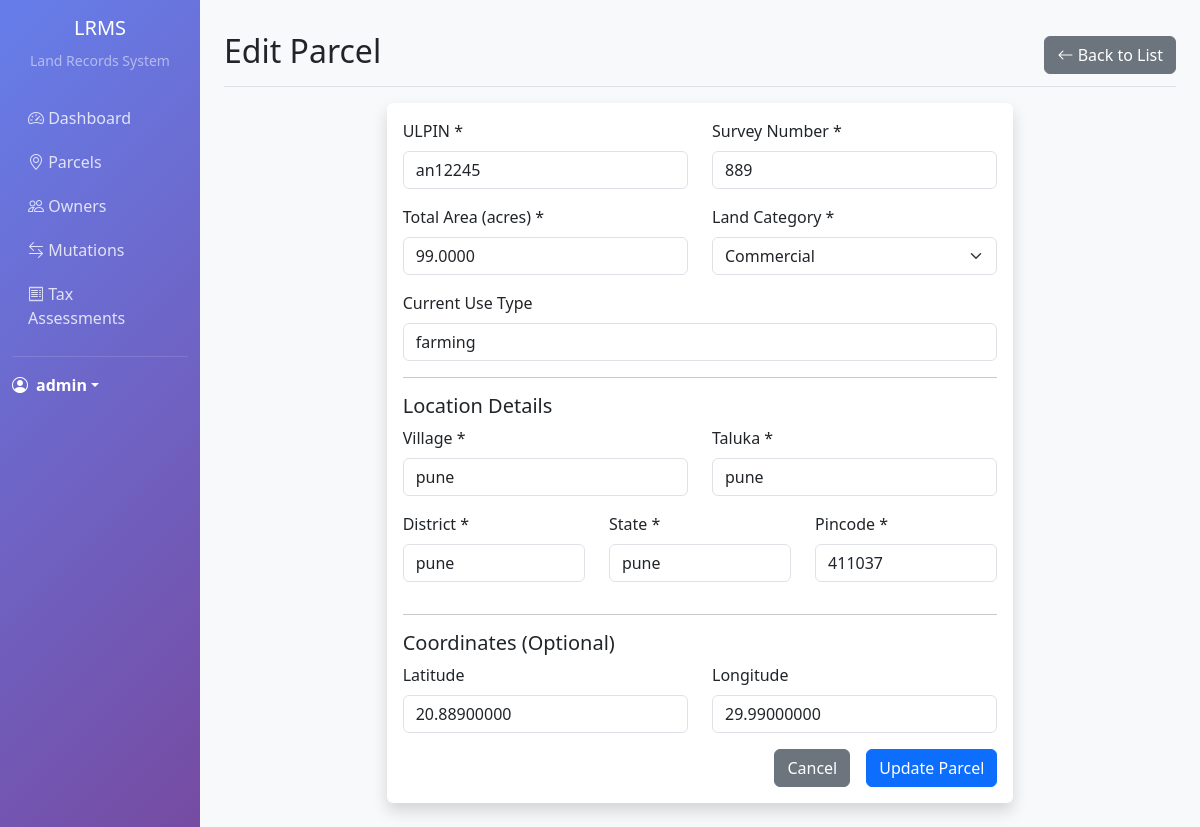
Page /parcel/1/edit (signed in) on the committed database.
### models/user_account.py (models this page shows, shortened)
class UserAccount(UserMixin, db.Model):
    __tablename__ = 'user_account'
    user_id = db.Column(db.Integer, primary_key=True)
    username = db.Column(db.String(80), unique=True, nullable=False)
    password_hash = db.Column(db.String(255), nullable=False)
    role = db.Column(db.Enum('Registrar', 'Approver', 'Viewer', 'Admin', name='user_role_enum'), nullable=False)
    last_login = db.Column(db.DateTime)
    created_at = db.Column(db.DateTime, default=datetime.utcnow)
    is_active = db.Column(db.Boolean, default=True)
    mutations_approved = db.relationship('Mutation', backref='approver', lazy=True)
    audit_logs = db.relationship('AuditLog', backref='user', lazy=True)

### models/parcel.py (models this page shows, shortened)
class Parcel(db.Model):
    __tablename__ = 'parcel'
    parcel_id = db.Column(db.Integer, primary_key=True)
    ulpin = db.Column(db.String(50), unique=True, nullable=False)
    survey_no = db.Column(db.String(50), nullable=False)
    total_area = db.Column(db.Numeric(10, 4), nullable=False)
    land_category = db.Column(db.Enum('Agricultural', 'Residential', 'Commercial', 'Industrial', 'State Owned', name='land_category_enum'), nullable=False)
    current_use_type = db.Column(db.String(100))
    location_id = db.Column(db.Integer, db.ForeignKey('location.location_id'), nullable=False)
    centroid_lat = db.Column(db.Numeric(10, 8))
    centroid_lon = db.Column(db.Numeric(11, 8))
    current_version_id = db.Column(db.Integer, db.ForeignKey('parcel_version.version_id'))
    created_at = db.Column(db.DateTime, default=datetime.utcnow)
    versions = db.relationship('ParcelVersion', foreign_keys='ParcelVersion.parcel_id', backref='parcel', lazy=True)
    current_version = db.relationship('ParcelVersion', foreign_keys=[current_version_id], post_update=True)
    ownerships = db.relationship('Ownership', backref='parcel', lazy=True)
    tenant_agreements = db.relationship('TenantAgreement', backref='parcel', lazy=True)
    mutations = db.relationship('Mutation', backref='parcel', lazy=True)
    encumbrances = db.relationship('Encumbrance', backref='parcel', lazy=True)
    tax_assessments = db.relationship('TaxAssessment', backref='parcel', lazy=True)

### models/location.py (models this page shows, shortened)
class Location(db.Model):
    __tablename__ = 'location'
    location_id = db.Column(db.Integer, primary_key=True)
    village = db.Column(db.String(100), nullable=False)
    taluka = db.Column(db.String(100), nullable=False)
    district = db.Column(db.String(100), nullable=False)
    state = db.Column(db.String(100), nullable=False)
    pincode = db.Column(db.String(6), nullable=False)
    parcels = db.relationship('Parcel', backref='location', lazy=True)

### routes/parcel_routes.py (the view, shortened to what this page needs)
@parcel_bp.route('/<int:parcel_id>/edit', methods=['GET', 'POST'])
@login_required
def edit_parcel(parcel_id):
    if current_user.role not in ['Admin', 'Registrar']:
        flash('You do not have permission to edit parcels.', 'error')
        return redirect(url_for('parcel.view_parcel', parcel_id=parcel_id))
    parcel = Parcel.query.get_or_404(parcel_id)
    return render_template('parcel_form.html', parcel=parcel)

### templates/parcel_form.html (shortened to what this page needs)
{% extends "layout.html" %}
{% block content %}
<div class="d-flex justify-content-between flex-wrap flex-md-nowrap align-items-center pt-3 pb-2 mb-3 border-bottom">
    <h1 class="h2">{{ 'Edit' if parcel else 'Create New' }} Parcel</h1>
    <a href="{{ url_for('parcel.list_parcels') }}" class="btn btn-secondary">
        <i class="bi bi-arrow-left"></i> Back to List
    </a>
</div>
<div class="row justify-content-center">
    <div class="col-lg-8">
        <div class="card shadow">
            <div class="card-body">
                <form method="POST">
                    <div class="row">
                        <div class="col-md-6">
                            <div class="mb-3">
                                <label for="ulpin" class="form-label">ULPIN *</label>
                                <input type="text" class="form-control" id="ulpin" name="ulpin"
                                       value="{{ parcel.ulpin if parcel else '' }}"
                                       {{ 'readonly' if parcel else '' }} required>
                            </div>
                        </div>
                        <div class="col-md-6">
                            <div class="mb-3">
                                <label for="survey_no" class="form-label">Survey Number *</label>
                                <input type="text" class="form-control" id="survey_no" name="survey_no"
                                       value="{{ parcel.survey_no if parcel else '' }}" required>
                            </div>
                        </div>
                    </div>
                    <div class="row">
                        <div class="col-md-6">
                            <div class="mb-3">
                                <label for="total_area" class="form-label">Total Area (acres) *</label>
                                <input type="number" step="0.01" class="form-control" id="total_area" name="total_area"
                                       value="{{ parcel.total_area if parcel else '' }}" required>
                            </div>
                        </div>
                        <div class="col-md-6">
                            <div class="mb-3">
                                <label for="land_category" class="form-label">Land Category *</label>
                                <select class="form-select" id="land_category" name="land_category" required>
                                    <option value="Commercial" {{ 'selected' if parcel and parcel.land_category == 'Commercial' else '' }}>Commercial</option>
                                </select>
                            </div>
                        </div>
                    </div>
                    <div class="mb-3">
                        <label for="current_use_type" class="form-label">Current Use Type</label>
                        <input type="text" class="form-control" id="current_use_type" name="current_use_type"
                               value="{{ parcel.current_use_type if parcel else '' }}"
                               placeholder="e.g., Farming, Residential Building, Shop">
                    </div>
                    <hr>
                    <h5>Location Details</h5>
                    <div class="row">
                        <div class="col-md-6">
                            <div class="mb-3">
                                <label for="village" class="form-label">Village *</label>
                                <input type="text" class="form-control" id="village" name="village"
                                       value="{{ parcel.location.village if parcel else '' }}" required>
                            </div>
                        </div>
                        <div class="col-md-6">
                            <div class="mb-3">
                                <label for="taluka" class="form-label">Taluka *</label>
                                <input type="text" class="form-control" id="taluka" name="taluka"
                                       value="{{ parcel.location.taluka if parcel else '' }}" required>
                            </div>
                        </div>
                    </div>
                    <div class="row">
                        <div class="col-md-4">
                            <div class="mb-3">
                                <label for="district" class="form-label">District *</label>
                                <input type="text" class="form-control" id="district" name="district"
                                       value="{{ parcel.location.district if parcel else '' }}" required>
                            </div>
                        </div>
                        <div class="col-md-4">
                            <div class="mb-3">
                                <label for="state" class="form-label">State *</label>
                                <input type="text" class="form-control" id="state" name="state"
                                       value="{{ parcel.location.state if parcel else '' }}" required>
                            </div>
                        </div>
                        <div class="col-md-4">
                            <div class="mb-3">
                                <label for="pincode" class="form-label">Pincode *</label>
                                <input type="text" class="form-control" id="pincode" name="pincode"
                                       value="{{ parcel.location.pincode if parcel else '' }}" pattern="[0-9]{6}" required>
                            </div>
                        </div>
                    </div>
                    <hr>
                    <h5>Coordinates (Optional)</h5>
                    <div class="row">
                        <div class="col-md-6">
                            <div class="mb-3">
                                <label for="centroid_lat" class="form-label">Latitude</label>
                                <input type="number" step="0.00000001" class="form-control" id="centroid_lat" name="centroid_lat"
                                       value="{{ parcel.centroid_lat if parcel else '' }}"
                                       placeholder="e.g., 19.0760">
                            </div>
                        </div>
                        <div class="col-md-6">
                            <div class="mb-3">
                                <label for="centroid_lon" class="form-label">Longitude</label>
                                <input type="number" step="0.00000001" class="form-control" id="centroid_lon" name="centroid_lon"
                                       value="{{ parcel.centroid_lon if parcel else '' }}"
                                       placeholder="e.g., 72.8777">
                            </div>
                        </div>
                    </div>
                    <div class="d-grid gap-2 d-md-flex justify-content-md-end">
                        <a href="{{ url_for('parcel.list_parcels') }}" class="btn btn-secondary me-md-2">Cancel</a>
                        <button type="submit" class="btn btn-primary">
                            {{ 'Update' if parcel else 'Create' }} Parcel
                        </button>
                    </div>
                </form>
            </div>
        </div>
    </div>
</div>
{% endblock %}

### templates/layout.html (shortened to what this page needs)
<!DOCTYPE html>
<html lang="en">
<head>
    <link href="https://cdn.jsdelivr.net/npm/bootstrap@5.3.0/dist/css/bootstrap.min.css" rel="stylesheet">
    <link href="https://cdn.jsdelivr.net/npm/bootstrap-icons@1.10.0/font/bootstrap-icons.css" rel="stylesheet">
</head>
<body>
    {% if current_user.is_authenticated %}
    <div class="container-fluid">
        <div class="row">
            <nav class="col-md-3 col-lg-2 d-md-block sidebar collapse">
                <div class="position-sticky pt-3">
                    <div class="text-center mb-4">
                        <h5 class="text-white">LRMS</h5>
                        <small class="text-white-50">Land Records System</small>
                    </div>
                    <ul class="nav flex-column">
                        <li class="nav-item">
                            <a class="nav-link" href="{{ url_for('dashboard') }}">
                                <i class="bi bi-speedometer2"></i> Dashboard
                            </a>
                        </li>
                        <li class="nav-item">
                            <a class="nav-link" href="{{ url_for('parcel.list_parcels') }}">
                                <i class="bi bi-geo-alt"></i> Parcels
                            </a>
                        </li>
                        <li class="nav-item">
                            <a class="nav-link" href="{{ url_for('owner.list_owners') }}">
                                <i class="bi bi-people"></i> Owners
                            </a>
                        </li>
                        <li class="nav-item">
                            <a class="nav-link" href="{{ url_for('mutation.list_mutations') }}">
                                <i class="bi bi-arrow-left-right"></i> Mutations
                            </a>
                        </li>
                        <li class="nav-item">
                            <a class="nav-link" href="{{ url_for('tax.list_tax_assessments') }}">
                                <i class="bi bi-receipt"></i> Tax Assessments
                            </a>
                        </li>
                    </ul>
                    <hr class="text-white-50">
                    <div class="dropdown">
                        <a href="#" class="d-flex align-items-center text-white text-decoration-none dropdown-toggle" data-bs-toggle="dropdown">
                            <i class="bi bi-person-circle me-2"></i>
                            <strong>{{ current_user.username }}</strong>
                        </a>
                    </div>
                </div>
            </nav>
            <main class="col-md-9 ms-sm-auto col-lg-10 px-md-4 main-content">
                <div class="pt-3 pb-2 mb-3">
                    {% block content %}{% endblock %}
                </div>
            </main>
        </div>
    </div>
    {% endif %}
</body>
</html>

### templates/layout.html (style rules this page uses)
.sidebar { min-height: 100vh; background: linear-gradient(135deg, #667eea 0%, #764ba2 100%); }
.sidebar .nav-link { color: rgba(255, 255, 255, 0.8); border-radius: 0.375rem; margin: 0.125rem 0; }
.main-content { background-color: #f8f9fa; min-height: 100vh; }
.card { border: none; box-shadow: 0 0.125rem 0.25rem rgba(0, 0, 0, 0.075); }

### rows in the picture
UserAccount: username "admin"
Parcel: ulpin "an12245", survey_no "889", total_area "99.0000", current_use_type "farming", centroid_lat "20.88900000", centroid_lon "29.99000000"
Location: village "pune", taluka "pune", district "pune", state "pune", pincode "411037"

### other values in the picture
{{ 'Edit' if parcel else 'Create New' }} "Edit"
{{ 'Update' if parcel else 'Create' }} "Update"
